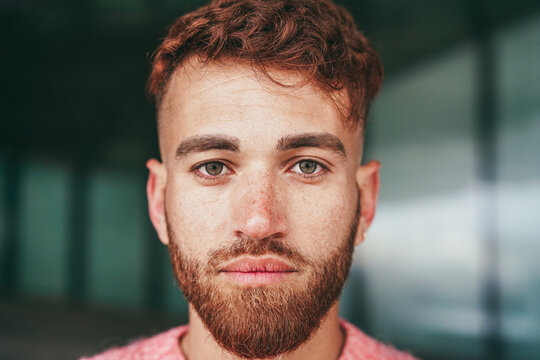
#> input picture andrew.jpg, 540 x 360 px, found by its file name
$ python face_detection.py
#> lines starting #> are read from the running program, lines starting #| are printed output that depends on the picture; after the words box and inside, x2 and y2 are one past the last pixel; in counts of white or black regions, pixels touching at a corner belong together
# 28/10/2025
# face-detection using opencv
# https://www.geeksforgeeks.org/python/face-detection-using-cascade-classifier-using-opencv-python/

import cv2
import numpy as np
import matplotlib.pyplot as plt

face_cascade = cv2.CascadeClassifier("/haarcascade_frontalface_default.xml")
eye_cascade = cv2.CascadeClassifier('/haarcascade_eye.xml')

def adjusted_detect_face(img):
    face_img = img.copy()
    face_rect = face_cascade.detectMultiScale(face_img, scaleFactor=1.2, minNeighbors=5)

    for (x, y, w, h) in face_rect:
        cv2.rectangle(face_img, (x, y), (x + w, y + h), (255, 255, 255), 10)

    return face_img


def detect_eyes(img):
    eye_img = img.copy()
    eye_rect = eye_cascade.detectMultiScale(eye_img, scaleFactor=1.2, minNeighbors=5)

    for (x, y, w, h) in eye_rect:
        cv2.rectangle(eye_img, (x, y), (x + w, y + h), (255, 255, 255), 10)

    return eye_img

img = cv2.imread('/content/andrew.jpg')
#> img is the input picture: shape (360, 540, 3); mean B, G, R 91.3, 100.3, 105.6
img_copy1 = img.copy()
img_copy2 = img.copy()
img_copy3 = img.copy()

plt.imshow(cv2.cvtColor(img, cv2.COLOR_BGR2RGB))


face = adjusted_detect_face(img_copy1)
#> in adjusted_detect_face, `face_rect = face_cascade.detectMultiScale(face_img, scaleFactor=1.2, m..`: face_rect = [[126, 62, 256, 256]]
#> the loop in adjusted_detect_face, `for (x, y, w, h) in face_rect:` made 1 pass
#> after the loop in adjusted_detect_face, `for (x, y, w, h) in face_rect:`:
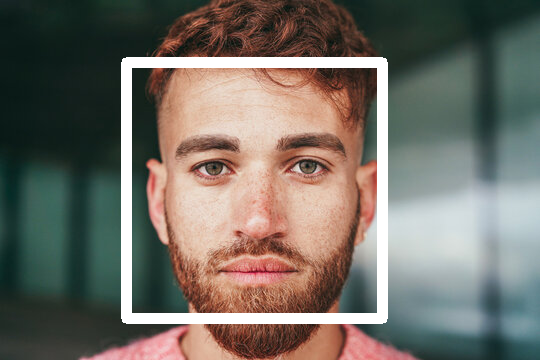
#> face_img: shape (360, 540, 3); 5.77% of pixels changed, all inside (x1, y1, x2, y2) = (121, 57, 388, 324)
plt.imshow(cv2.cvtColor(face, cv2.COLOR_BGR2RGB))
plt.show()
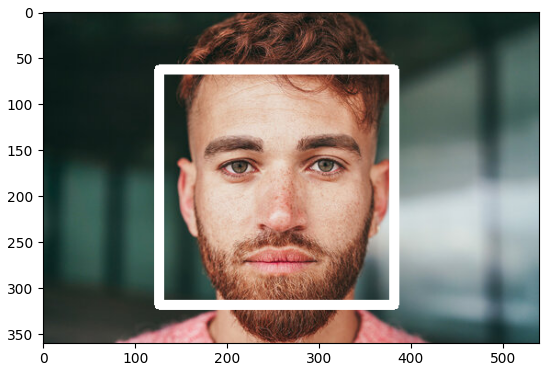
#> figure drawn by matplotlib, 1 panel
cv2.imwrite('face.jpg', face)

eyes = detect_eyes(img_copy2)
#> in detect_eyes, `eye_rect = eye_cascade.detectMultiScale(eye_img, scaleFactor=1.2, minN..`: eye_rect = [[279, 140, 55, 55], [186, 143, 51, 51]]
#> the loop in detect_eyes, `for (x, y, w, h) in eye_rect:` made 2 passes
#> after the loop in detect_eyes, `for (x, y, w, h) in eye_rect:`:
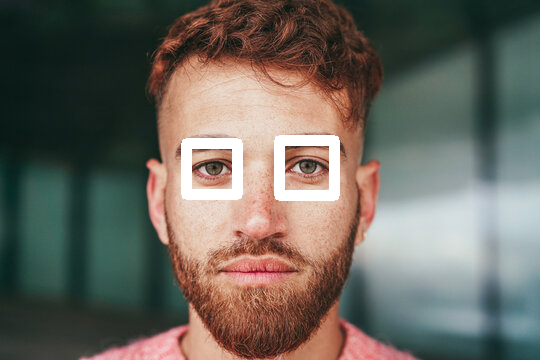
#> eye_img: shape (360, 540, 3); 2.36% of pixels changed, all inside (x1, y1, x2, y2) = (181, 135, 340, 201)
plt.imshow(cv2.cvtColor(eyes, cv2.COLOR_BGR2RGB))
plt.show()
cv2.imwrite('eyes.jpg', eyes)

eyes_face = adjusted_detect_face(img_copy3)
#> the loop in adjusted_detect_face (call 2), `for (x, y, w, h) in face_rect:` made 1 pass
plt.imshow(cv2.cvtColor(eyes_face, cv2.COLOR_BGR2RGB))
plt.show()
cv2.imwrite('face+eyes.jpg', eyes_face)
